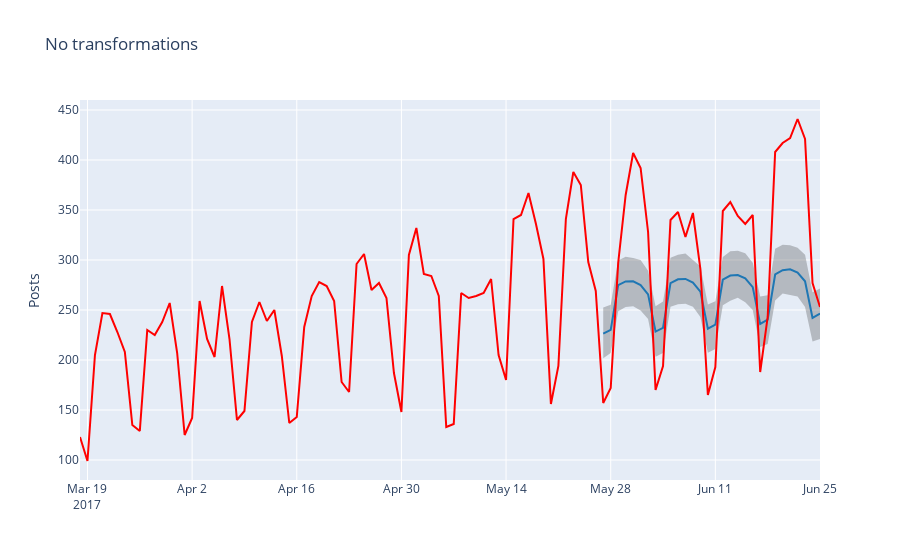
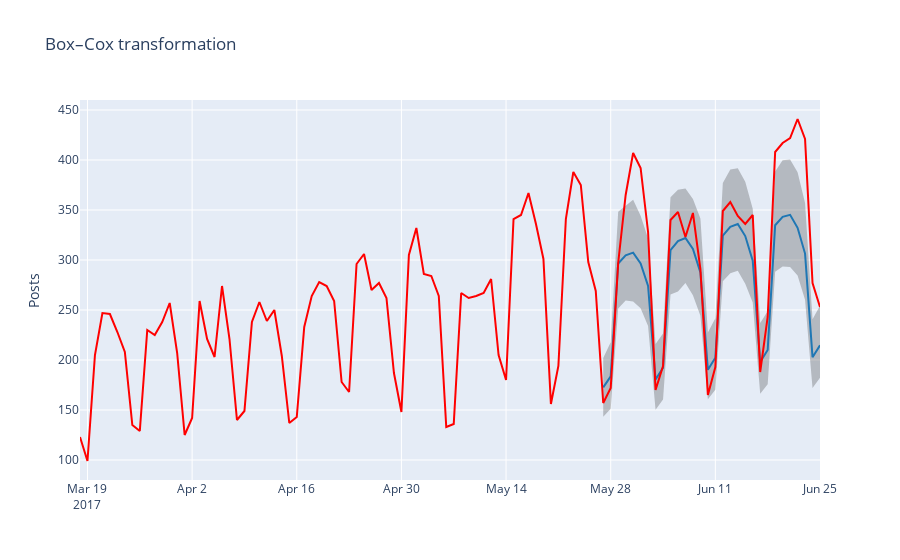

The cell these charts' notebook holds for them, in order:
### Markdown cell above
So, we can definitely state an increase in the quality of the model.

Finally, let's plot our previous performance with the latest results side-by-side. Note that we use `prediction_size` for the third parameter in order to zoom in on the interval being predicted:

### Code cell
show_forecast(cmp_df, prediction_size, 100, "No transformations")
show_forecast(cmp_df2, prediction_size, 100, "Box–Cox transformation")
